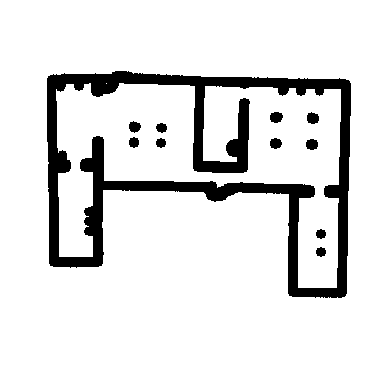
#> input picture dilated_map.png, 384 x 384 px
$ python contour_extraction.py --input dilated_map.png
#> lines starting #> are read from the running program, lines starting #| are printed output that depends on the picture; after the words box and inside, x2 and y2 are one past the last pixel; in counts of white or black regions, pixels touching at a corner belong together
import argparse
from pathlib import Path

import cv2
import numpy as np


def load_obstacle_mask_from_png(image_path, obstacle_is_dark=True, thresh=200):
    """
    Load a PNG map as a binary obstacle mask.

    Parameters
    ----------
    image_path : str or Path
        Path to grayscale/RGB map image.
    obstacle_is_dark : bool
        True if black/dark pixels represent obstacles.
    thresh : int
        Threshold in [0, 255].

    Returns
    -------
    obstacle_mask : (H, W) bool
        True means obstacle.
    gray : (H, W) uint8
        Grayscale image.
    """
    image_path = Path(image_path)
    gray = cv2.imread(str(image_path), cv2.IMREAD_GRAYSCALE)
    if gray is None:
        raise FileNotFoundError(f"Could not read image: {image_path}")

    if obstacle_is_dark:
        obstacle_mask = gray < thresh
    else:
        obstacle_mask = gray > thresh

    return obstacle_mask, gray


def dilate_obstacle_mask_px(obstacle_mask_bool, radius_px):
    """
    Dilate a binary obstacle mask by a pixel radius.

    Parameters
    ----------
    obstacle_mask_bool : (H, W) bool
        True means obstacle.
    radius_px : int or float
        Dilation radius in pixels.

    Returns
    -------
    dilated_mask : (H, W) bool
        Dilated obstacle mask.
    """
    if radius_px <= 0:
        return obstacle_mask_bool.copy()

    r = int(np.ceil(radius_px))
    ksize = 2 * r + 1
    kernel = cv2.getStructuringElement(cv2.MORPH_ELLIPSE, (ksize, ksize))
    mask_u8 = obstacle_mask_bool.astype(np.uint8) * 255
    dilated = cv2.dilate(mask_u8, kernel, iterations=1)
    return dilated > 0


def extract_all_contours_px(
    obstacle_mask_bool,
    min_area_px2=20.0,
    retrieval_mode="external",
):
    """
    Extract all contours from a boolean obstacle mask.
    """
    mode_map = {
        "external": cv2.RETR_EXTERNAL,
        "tree": cv2.RETR_TREE,
        "ccomp": cv2.RETR_CCOMP,
    }
    if retrieval_mode not in mode_map:
        raise ValueError(f"Unsupported retrieval_mode: {retrieval_mode}")

    mask_u8 = obstacle_mask_bool.astype(np.uint8) * 255
    contours, hierarchy = cv2.findContours(
        mask_u8,
        mode_map[retrieval_mode],
        cv2.CHAIN_APPROX_NONE,
    )

    contours_out = []
    for c in contours:
        c32 = c.astype(np.float32)
        area = cv2.contourArea(c32)
        if area >= min_area_px2:
            contours_out.append(c32)

    contours_out.sort(key=lambda c: cv2.contourArea(c), reverse=True)
    return contours_out, hierarchy


def resample_closed_contour_uniform_px(contour_px, step_px):
    """
    Uniformly resample a closed contour in pixel space.
    """
    pts = contour_px.reshape(-1, 2).astype(float)
    if pts.shape[0] < 3:
        raise ValueError("Contour needs >= 3 points.")
    if step_px <= 0:
        raise ValueError("step_px must be > 0")

    if not np.allclose(pts[0], pts[-1]):
        pts = np.vstack([pts, pts[0]])

    seg = pts[1:] - pts[:-1]
    seg_len = np.linalg.norm(seg, axis=1)
    keep = seg_len > 1e-9
    pts0 = pts[:-1][keep]
    pts1 = pts[1:][keep]
    seg_len = seg_len[keep]

    if seg_len.size == 0:
        raise RuntimeError("Degenerate contour with zero-length segments.")

    cum = np.concatenate([[0.0], np.cumsum(seg_len)])
    perimeter = cum[-1]
    n_samples = max(8, int(np.floor(perimeter / step_px)))
    s_vals = np.linspace(0.0, perimeter, n_samples, endpoint=False)

    out = np.zeros((n_samples, 2), dtype=float)
    j = 0
    for i, s in enumerate(s_vals):
        while j + 1 < len(cum) and cum[j + 1] <= s:
            j += 1
        ds = s - cum[j]
        t = ds / max(seg_len[j], 1e-9)
        out[i] = (1.0 - t) * pts0[j] + t * pts1[j]

    return out


def prepare_all_contours_from_mask(
    obstacle_mask_bool,
    min_area_px2=20.0,
    retrieval_mode="external",
    sample_step_px=None,
    close_loop=True,
):
    """
    Extract all contours from a mask and optionally resample them.
    """
    contours_px, hierarchy = extract_all_contours_px(
        obstacle_mask_bool,
        min_area_px2=min_area_px2,
        retrieval_mode=retrieval_mode,
    )

    results = []
    for cid, contour_px in enumerate(contours_px):
        item = {
            "id": cid,
            "contour_px": contour_px,
            "area_px2": float(cv2.contourArea(contour_px.astype(np.float32))),
        }

        if sample_step_px is not None:
            traj_px = resample_closed_contour_uniform_px(contour_px, sample_step_px)
            if close_loop:
                traj_px = np.vstack([traj_px, traj_px[0]])
            item["traj_px"] = traj_px

        results.append(item)

    return results, hierarchy


def save_mask_png(mask_bool, output_path):
    output_path = Path(output_path)
    mask_u8 = np.where(mask_bool, 0, 255).astype(np.uint8)
    ok = cv2.imwrite(str(output_path), mask_u8)
    if not ok:
        raise IOError(f"Failed to save image: {output_path}")


def save_contours_overlay(base_gray, contours_info, output_path, draw_ids=True):
    """
    Save an overlay image showing all contours and their IDs.
    """
    canvas = cv2.cvtColor(base_gray, cv2.COLOR_GRAY2BGR)

    palette = [
        (255, 0, 0),
        (0, 180, 0),
        (0, 0, 255),
        (255, 128, 0),
        (128, 0, 255),
        (0, 180, 180),
        (180, 0, 180),
        (80, 80, 255),
    ]

    for item in contours_info:
        cid = item["id"]
        contour = item["contour_px"].astype(np.int32)
        color = palette[cid % len(palette)]
        cv2.drawContours(canvas, [contour], -1, color, 1)

        if draw_ids:
            pts = contour.reshape(-1, 2)
            cx = int(np.mean(pts[:, 0]))
            cy = int(np.mean(pts[:, 1]))
            cv2.putText(
                canvas,
                f"{cid}",
                (cx, cy),
                cv2.FONT_HERSHEY_SIMPLEX,
                0.45,
                color,
                1,
                cv2.LINE_AA,
            )

    output_path = Path(output_path)
    ok = cv2.imwrite(str(output_path), canvas)
    if not ok:
        raise IOError(f"Failed to save image: {output_path}")


def main():
    parser = argparse.ArgumentParser(
        description="Dilate a map image by pixels, then extract all contours from the dilated image."
    )
    parser.add_argument("--input", required=True, help="Input PNG map path")
    parser.add_argument(
        "--dilated-output",
        default="dilated_map.png",
        help="Output path for dilated binary image",
    )
    parser.add_argument(
        "--overlay-output",
        default="dilated_contours_overlay.png",
        help="Output path for contour overlay image",
    )
    parser.add_argument(
        "--radius-px",
        type=float,
        default=4.0,
        help="Dilation radius in pixels",
    )
    parser.add_argument(
        "--thresh",
        type=int,
        default=200,
        help="Threshold for obstacle extraction",
    )
    parser.add_argument(
        "--obstacle-is-dark",
        action="store_true",
        help="Use dark pixels as obstacles",
    )
    parser.add_argument(
        "--retrieval-mode",
        choices=["external", "tree", "ccomp"],
        default="external",
        help="Contour retrieval mode",
    )
    parser.add_argument(
        "--min-area-px2",
        type=float,
        default=20.0,
        help="Minimum contour area to keep",
    )
    parser.add_argument(
        "--sample-step-px",
        type=float,
        default=None,
        help="Optional uniform contour resampling step in pixels",
    )
    args = parser.parse_args()

    obstacle_mask, gray = load_obstacle_mask_from_png(
        args.input,
        obstacle_is_dark=args.obstacle_is_dark,
        thresh=args.thresh,
    )
#> in load_obstacle_mask_from_png, `gray = cv2.imread(str(image_path), cv2.IMREAD_GRAYSCALE)`: gray: shape (384, 384); 88.6% white; 11 black regions, largest, box (x1, y1, x2, y2) and area: (47, 71, 351, 298) 15800, (270, 112, 283, 123) 114, (307, 112, 319, 124) 113

    dilated_mask = dilate_obstacle_mask_px(obstacle_mask, args.radius_px)
#> in dilate_obstacle_mask_px, `dilated = cv2.dilate(mask_u8, kernel, iterations=1)`:
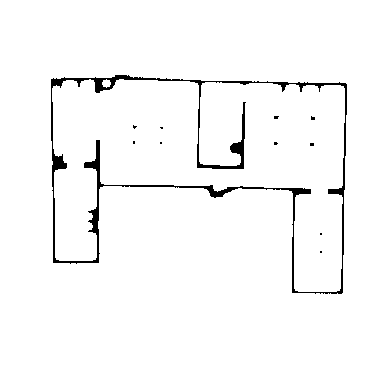
#> dilated: shape (384, 384); 97.3% white; 11 black regions (10 under 20 px), largest, box (x1, y1, x2, y2) and area: (51, 75, 347, 294) 3944
    save_mask_png(dilated_mask, args.dilated_output)
#> in save_mask_png, `mask_u8 = np.where(mask_bool, 0, 255).astype(np.uint8)`: mask_u8: shape (384, 384); 2.7% white; 11 white regions (10 under 20 px)

    contours_info, hierarchy = prepare_all_contours_from_mask(
        dilated_mask,
        min_area_px2=args.min_area_px2,
        retrieval_mode=args.retrieval_mode,
        sample_step_px=args.sample_step_px,
        close_loop=True,
    )
#> in extract_all_contours_px, `contours, hierarchy = cv2.findContours( mask_u8, mode_map[retrieval_mo..`: contours = 1 contour; box (x1, y1, x2, y2) and area: (0, 0, 384, 384) 146689
#> the loop in extract_all_contours_px, `for c in contours:` made 1 pass
#> area on pass 1: 146689
#> after the loop in extract_all_contours_px, `for c in contours:`: contours_out = 1 item
#> the loop in prepare_all_contours_from_mask, `for cid, contour_px in enumerate(contours_px):` made 1 pass
#> cid on pass 1: 0
#> contours_info = 1 item

    dilated_gray = np.where(dilated_mask, 0, 255).astype(np.uint8)
    save_contours_overlay(dilated_gray, contours_info, args.overlay_output, draw_ids=True)
#> the loop in save_contours_overlay, `for item in contours_info:` made 1 pass
#> (cid, color, cx, cy) on pass 1: (0, (255, 0, 0), 191, 191)
#> after the loop in save_contours_overlay, `for item in contours_info:`:
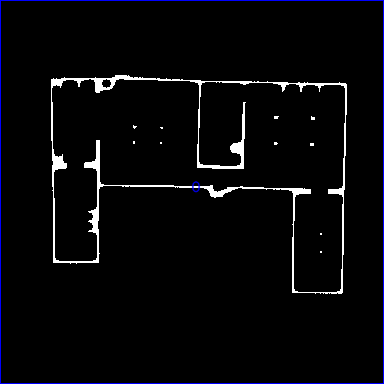
#> canvas: shape (384, 384, 3); mean B, G, R 9.7, 6.9, 6.9

    print(f"Input map: {args.input}")
    print(f"Dilated map saved to: {args.dilated_output}")
    print(f"Contour overlay saved to: {args.overlay_output}")
    print(f"Number of contours found: {len(contours_info)}")
#| Number of contours found: 1
    for item in contours_info:
        msg = f"  contour {item['id']}: area={item['area_px2']:.1f}px^2, raw_pts={len(item['contour_px'])}"
        if "traj_px" in item:
            msg += f", sampled_pts={len(item['traj_px'])}"
        print(msg)
#> this loop made 1 pass
#|   contour 0: area=146689.0px^2, raw_pts=1532

    if hierarchy is not None:
        print(f"Hierarchy shape: {hierarchy.shape}")
#| Hierarchy shape: (1, 1, 4)


if __name__ == "__main__":
    main()

$ run again, with map2.png copied over dilated_map.png
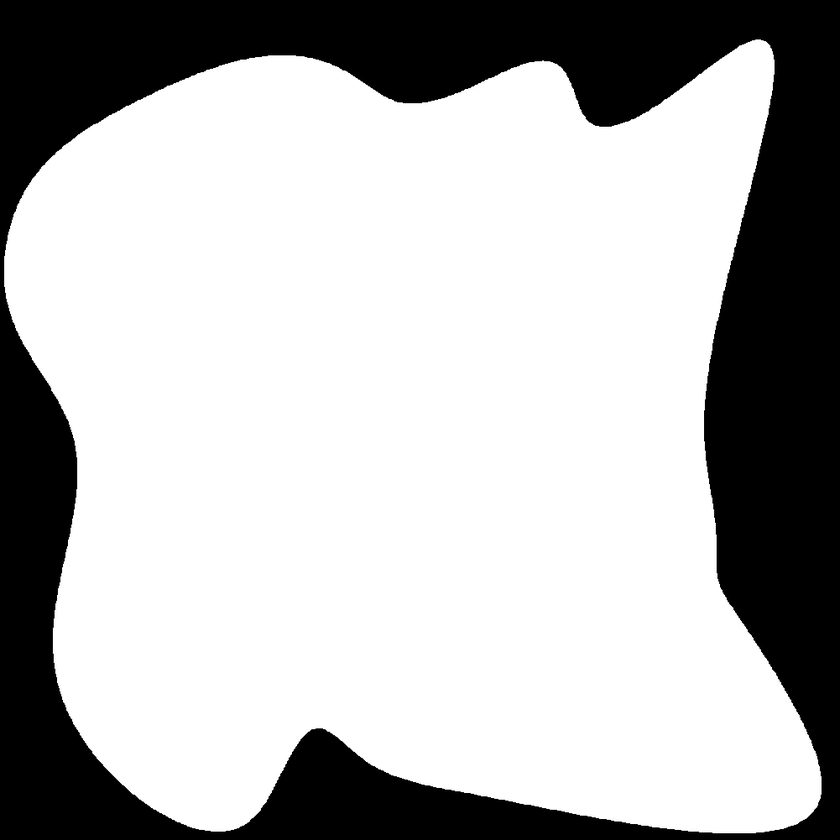
#> input picture map2.png, 840 x 840 px, shrunk from 1001 x 1001 before the run
#> in load_obstacle_mask_from_png, gray is the input picture: shape (840, 840); min 0, max 255, mean 179.4
#> in load_obstacle_mask_from_png, `obstacle_mask = gray > thresh`:
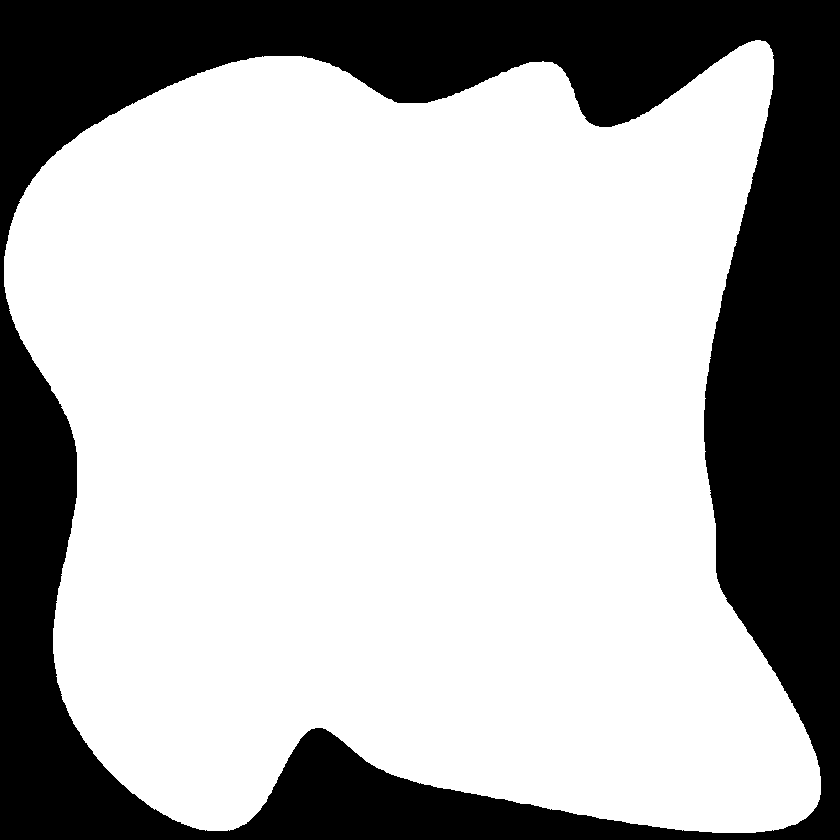
#> obstacle_mask: shape (840, 840) bool; 70.2% white; 1 black region, box (x1, y1, x2, y2) and area: (0, 0, 840, 840) 210062
#> dilated: shape (840, 840); 72% white; 1 black region, box (x1, y1, x2, y2) and area: (0, 0, 840, 840) 197342
#> contours = 1 contour; box (x1, y1, x2, y2) and area: (0, 36, 825, 837) 506812
#> the loop in extract_all_contours_px, `for c in contours:` made 1 pass
#> area on pass 1: 506811.5
#> after the loop in extract_all_contours_px, `for c in contours:`: contours_out = 1 item
#> the loop in prepare_all_contours_from_mask, `for cid, contour_px in enumerate(contours_px):` made 1 pass
#> cid on pass 1: 0
#> the loop in save_contours_overlay, `for item in contours_info:` made 1 pass
#> (cid, color, cx, cy) on pass 1: (0, (255, 0, 0), 434, 441)
#> after the loop in save_contours_overlay, `for item in contours_info:`:
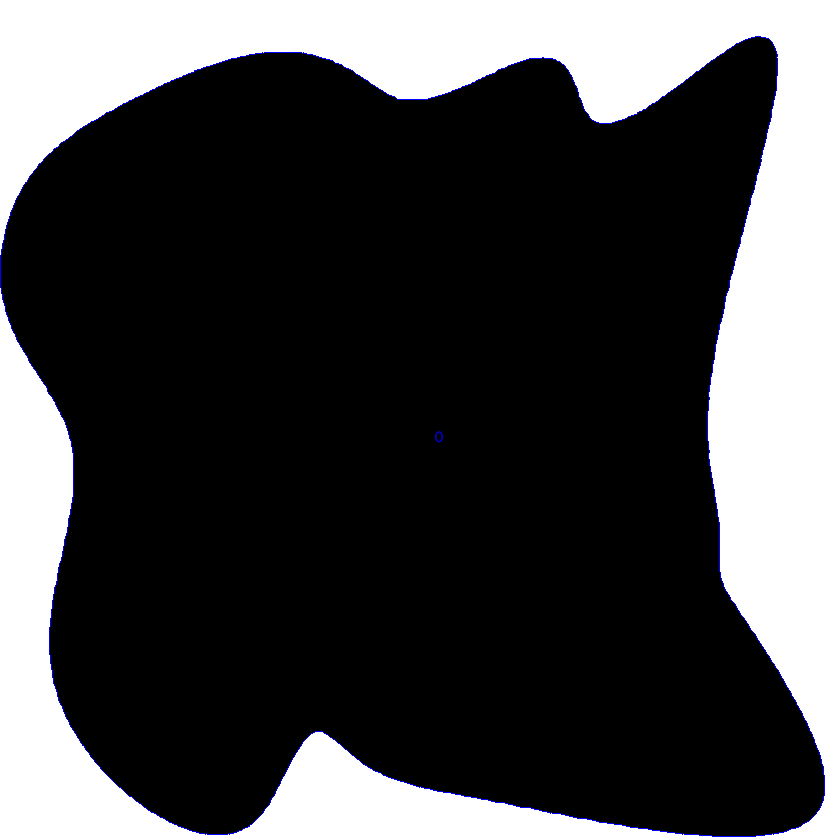
#> canvas: shape (840, 840, 3); mean B, G, R 72.4, 71.3, 71.3
#| Number of contours found: 1
#> the loop in main, `for item in contours_info:` made 1 pass
#|   contour 0: area=506811.5px^2, raw_pts=2891
#| Hierarchy shape: (1, 1, 4)
